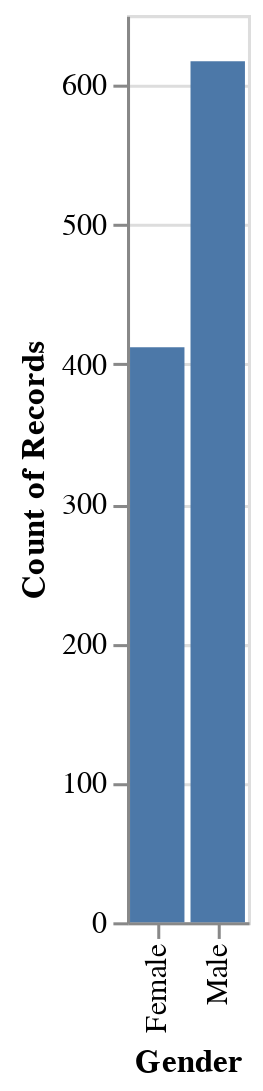

Notebook code cell kept with this figure:
### Code cell
alt.Chart(employee_attrition).mark_bar().encode(x ='Gender', y = 'count(Attrition)')

### Figure 1 — Vega-Lite specification as saved in the notebook (floating-point values rounded to 4 significant figures; data arrays with more than 128 entries replaced by an {"elided": "..."} marker saying what was removed)
{"config": {"view": {"continuousWidth": 400, "continuousHeight": 300}}, "data": {"name": "data-dc511ccca2a3a76e767889160b431a77"}, "mark": "bar", "encoding": {"x": {"field": "Gender", "type": "nominal"}, "y": {"aggregate": "count", "field": "Attrition", "type": "nominal"}}, "$schema": "https://vega.github.io/schema/vega-lite/v4.17.0.json", "datasets": {"data-dc511ccca2a3a76e767889160b431a77": {"elided": "1029 records"}}}
